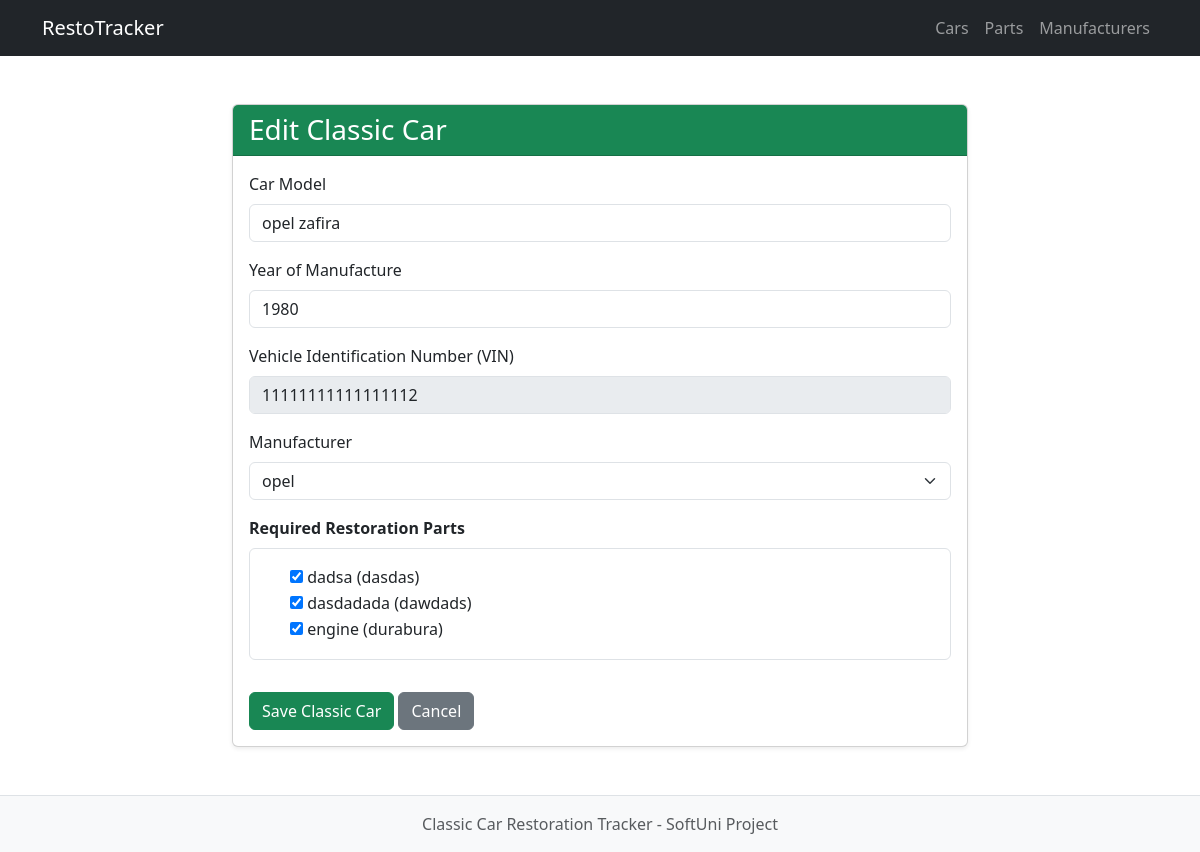
/vehicles/2/edit/, run on the app's committed database.
### vehicles/models.py (models this page shows, shortened)
class ClassicCar(models.Model):
    model_name = models.CharField(
        max_length=100,
    )
    manufacture_year = models.PositiveIntegerField(
        validators=[
            MinValueValidator(1886, message='Manufacture year must be 1886 or later (invention of the automobile)'),
            MaxValueValidator(1990, message='A classic car must have been manufactured in 1990 or earlier.')
        ],
        help_text='Year must be between 1886 and 1990.'
    )
    vin = models.CharField(
        max_length=17,
        unique=True,
        validators=[
            RegexValidator(
                regex=r'^[A-HJ-NPR-Z0-9]{17}$',
                message='VIN must be exactly 17 alphanumerical characters (standard VIN excludes letters I, O and Q).'
            )
        ],
        error_messages={
            'unique': 'A vehicle with that VIN already exists.'
        },
        help_text='17-character unique Vehicle Identification Number (VIN).'
    )
    manufacturer = models.ForeignKey(
        to=Manufacturer,
        on_delete=models.CASCADE,
        related_name='cars',
    )
    required_parts = models.ManyToManyField(
        to=RestorationPart,
        related_name='cars',
        blank=True,
    )
    class Meta:
        ordering = ['-manufacture_year', 'model_name']
        verbose_name = 'Classic Car'
        verbose_name_plural = 'Classic Cars'

### vehicles/views.py (the view)
# urls.py: path('edit/', ClassicCarUpdateView.as_view(), name='car-update'),
class ClassicCarUpdateView(UpdateView):
    model = ClassicCar
    template_name = 'vehicles/car_form.html'
    form_class = ClassicCarUpdateForm
    success_url = reverse_lazy('vehicles:car-list')

### vehicles/forms.py
class ClassicCarUpdateForm(ClassicCarCreateForm):
    class Meta(ClassicCarCreateForm.Meta):
        fields = ['model_name', 'manufacture_year', 'vin', 'manufacturer', 'required_parts']
        widgets = {
            **ClassicCarCreateForm.Meta.widgets,
            'required_parts': forms.CheckboxSelectMultiple()
        }
    def __init__(self, *args, **kwargs):
        super().__init__(*args, **kwargs)
        self.fields['vin'].disabled = True

### brands/models.py (called while the page is built)
    def __str__(self):
        return self.name

### parts/models.py (called while the page is built)
    def __str__(self):
        return f"{self.name} ({self.part_number})"

### templates/vehicles/car_form.html (shortened to what this page needs)
{% extends 'base.html' %}
{% block content %}
<div class="row justify-content-center">
    <div class="col-md-8 mt-4">
        <div class="card shadow-sm">
            <div class="card-header bg-success text-white">
                <h3 class="mb-0">{% if object %}Edit Classic Car{% else %}Add New Classic Car{% endif %}</h3>
            </div>
            <div class="card-body">
                <form method="post">
                    <div class="mb-3">
                        <label class="form-label font-weight-bold">{{ form.model_name.label }}</label>
                        {{ form.model_name }}
                    </div>
                    <div class="mb-3">
                        <label class="form-label font-weight-bold">{{ form.manufacture_year.label }}</label>
                        {{ form.manufacture_year }}
                    </div>
                    <div class="mb-3">
                        <label class="form-label font-weight-bold">{{ form.vin.label }}</label>
                        {{ form.vin }}
                    </div>
                    <div class="mb-3">
                        <label class="form-label font-weight-bold">{{ form.manufacturer.label }}</label>
                        {{ form.manufacturer }}
                    </div>
                    {% if form.required_parts %}
                    <div class="mb-3">
                        <label class="form-label fw-bold">Required Restoration Parts</label>
                        <div class="border rounded p-3" style="max-height: 220px; overflow-y: auto;">
                            {% for checkbox in form.required_parts %}
                                <div class="form-check">
                                    {{ checkbox.tag }}
                                    <label class="form-check-label" for="{{ checkbox.id_for_label }}">
                                        {{ checkbox.choice_label }}
                                    </label>
                                </div>
                            {% empty %}
                                <p class="text-muted mb-0">No restoration parts in inventory yet. Add parts in the Parts section first.</p>
                            {% endfor %}
                        </div>
                    </div>
                    {% endif %}
                    <button type="submit" class="btn btn-success mt-3">Save Classic Car</button>
                    <a href="{% if object %}{% url 'vehicles:car-detail' object.pk %}{% else %}{% url 'vehicles:car-list' %}{% endif %}" class="btn btn-secondary mt-3">Cancel</a>
                </form>
            </div>
        </div>
    </div>
</div>
{% endblock %}

### data on the page
ClassicCar: model_name "opel zafira", manufacture_year "1980", vin "11111111111111112", manufacturer "opel"

### other printed values
{{ checkbox.choice_label }} "dadsa (dasdas)" "dasdadada (dawdads)" "engine (durabura)"
